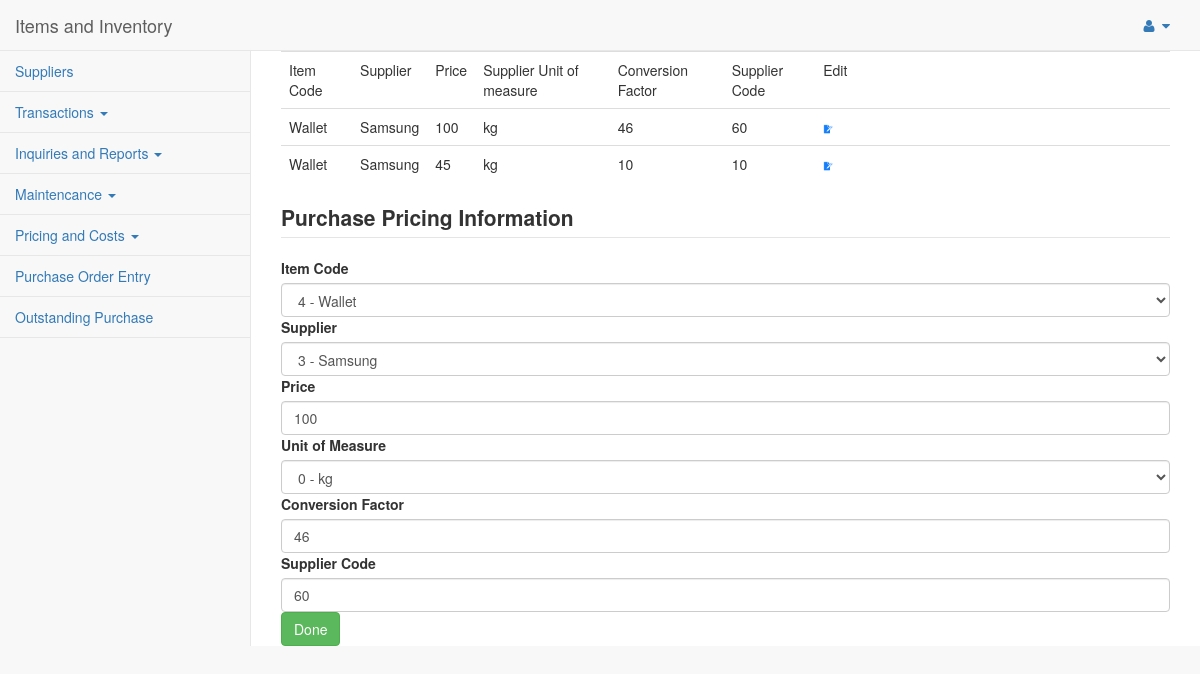
The page /pages/purchasepricingedit.php?id=2 on the database its author committed.
### tables this page shows
CREATE TABLE IF NOT EXISTS `purchase_pricing` (
  `id` int(10) NOT NULL AUTO_INCREMENT,
  `item_code` varchar(100) NOT NULL,
  `supplier` varchar(100) NOT NULL,
  `price` int(10) NOT NULL,
  `supplier_unit_measure` varchar(10) NOT NULL,
  `conversion_factor` int(10) NOT NULL,
  `supplier_code` varchar(100) NOT NULL,
  PRIMARY KEY (`id`),
  UNIQUE KEY `price` (`price`),
  UNIQUE KEY `price_2` (`price`)
);

### pages/process.php (called while the page is built, shortened)
<?php
function viewSuppliers($conn){
	$sql="SELECT * FROM supplier";
	$result=mysqli_query($conn, $sql);
	return $result;
}
function viewItems($conn){
	$sql="SELECT * FROM item";
	$result=mysqli_query($conn, $sql);
	return $result;
}
function viewPurchasePricing($conn){
	$sql="SELECT * FROM purchase_pricing";
	$result=mysqli_query($conn, $sql);
	return $result;
}
function editPurchasePricing($conn, $id){
	$sql="SELECT * FROM purchase_pricing WHERE id = $id";
	$result=mysqli_query($conn, $sql);
	return $result;
}
function viewUnitOfMeasure($conn){
    $sql="SELECT * FROM opt_unit_of_measure";
    $result=mysqli_query($conn, $sql);
    return $result;
}
?>

### pages/purchasepricingedit.php (the view, shortened to what this page needs)
        <?php
        	include('header.php');
        	include('process.php');
        	$conn1 = connect();
        	$result = viewPurchasePricing($conn1);
        	$result2 = viewItems($conn1);
        	$result3 = viewSuppliers($conn1);
        	$result4 = viewUnitOfMeasure($conn1);
        	$resultShow=editPurchasePricing($conn1, $_GET['id']);
        	$showEdit=mysqli_fetch_assoc($resultShow);
        ?>
        <div id="page-wrapper">
         <div class="table-responsive">
         	<table class="table">
         		<tr>
         			<td>Item Code</td>
         			<td>Supplier</td>
         			<td>Price</td>
         			<td>Supplier Unit of measure</td>
         			<td>Conversion Factor</td>
         			<td>Supplier Code</td>
                   <td>Edit</td>
         		</tr>
         		<?php
         			while($row=mysqli_fetch_assoc($result)){
         		?>
         		<tr>
         			<td><?=$row['item_code']?></td>
         			<td><?=$row['supplier']?></td>
         			<td><?=$row['price']?></td>
         			<td><?=$row['supplier_unit_measure']?></td>
         			<td><?=$row['conversion_factor']?></td>
         			<td><?=$row['supplier_code']?></td>
                    <td><a href="<?php echo "purchasepricingedit.php?id=".$row['id']?>"><img src="../images/edit.png" width="3%"></a></td>
         		</tr>
         		<?php
     				}
         		?>
         	</table>
         </div>
         <legend><label>Purchase Pricing Information</label></legend>
         <form method="POST">
         <label>Item Code</label>
       <select class="form-control" name="item_code">
  		  		  <?php
  		  while($row=mysqli_fetch_assoc($result2)){
	  		  ?>
   		       <option value="<?=$row['name']?>" <?php if($showEdit['item_code']==$row['id']) echo "selected"; ?> > <?=$row['id']?> - <?=$row['name']?></option>
    	   <?php
	       } ?>
        </select>
          <label>Supplier</label>
       <select class="form-control" name="supplier">
  		  		  <?php
  		  while($row=mysqli_fetch_assoc($result3)){
	  		  ?>
   		       <option value="<?=$row['name']?>" <?php if($showEdit['supplier']==$row['id']) echo "selected"; ?>><?=$row['id']?> - <?=$row['name']?></option>
    	   <?php
	       } ?>
        </select>
         <label>Price</label>
         <input type="text" class="form-control" value="<?=$showEdit['price']?>" name="price">
             <label>Unit of Measure</label>
       <select class="form-control" name="supplier_unit_measure">
  		  		  <?php
  		  while($row=mysqli_fetch_assoc($result4)){
	  		  ?>
   		       <option value="<?=$row['name']?>" <?php if($showEdit['price']==$row['id']) echo "selected"; ?> ><?=$row['id']?> - <?=$row['name']?></option>
    	   <?php
	       } ?>
        </select>
            <label>Conversion Factor</label>
         <input type="text" class="form-control" value="<?=$showEdit['conversion_factor']?>" name="conversion_factor">
             <label>Supplier Code</label>
         <input type="text" class="form-control" value="<?=$showEdit['supplier_code']?>" name="supplier_code">
         <input type="submit" class="btn btn-success" value="Done" name="edit">
        </form>
       </div>
    </div>
<?php
 include('footer.php');
?>

### rows shown on the page
purchase_pricing: item_code "Wallet", supplier "Samsung", price "100", supplier_unit_measure "kg", conversion_factor "46", supplier_code "60"
purchase_pricing: item_code "Wallet", supplier "Samsung", price "45", supplier_unit_measure "kg", conversion_factor "10", supplier_code "10"

### other values the page prints
form field item_code "4 - Wallet"
form field supplier "3 - Samsung"
form field supplier_unit_measure "0 - kg"
